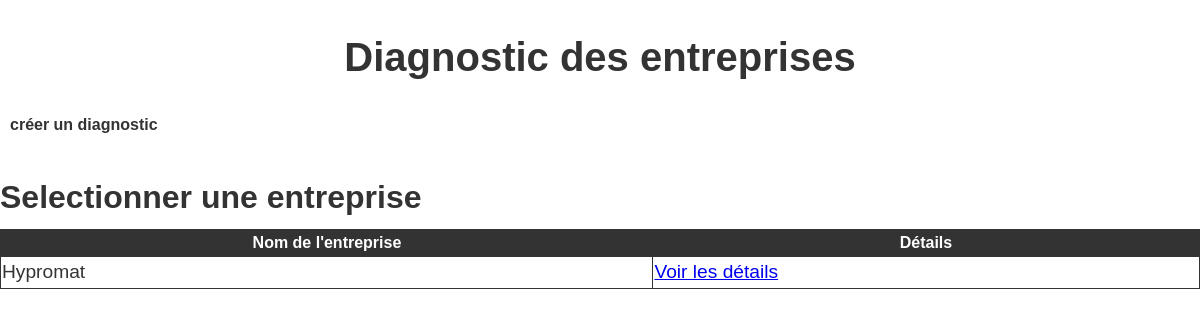
Before: / with the older database file.
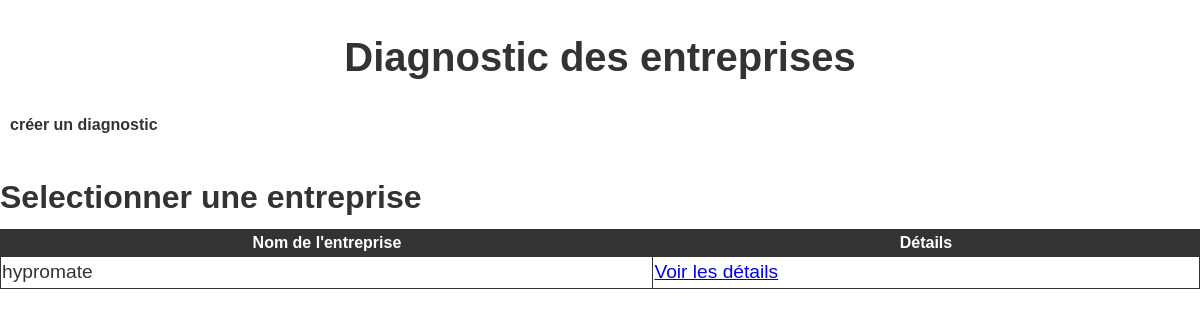
After: the same page with the newer database file.
### tables this page shows
CREATE TABLE `entreprise` (
  `id` int(11) NOT NULL,
  `nom` text DEFAULT NULL
);

### index.php (the view, shortened to what this page needs)
<!DOCTYPE html>
<html>
  <head>
    <link href="style/style.css" rel="stylesheet">
  </head>
  <body>
    <h1>Diagnostic des entreprises</h1>
    <nav>
      <td>
        <a href="pages/creation.php">créer un diagnostic</a>
      </td>
    </nav>
    <h2>Selectionner une entreprise</h2>
    <?php
        $mysqli = new mysqli('localhost', 'root', '', 'transvers');
        $result = $mysqli->query('SELECT id, nom FROM entreprise');
        $entreprises = $result->fetch_all(MYSQLI_ASSOC);
        echo '<table>';
        echo '<thead><tr><th>Nom de l\'entreprise</th><th>Détails</th></tr></thead>';
        echo '<tbody>';
        foreach ($entreprises as $entreprise) {
            echo '<tr>';
            echo '<td>' . htmlspecialchars($entreprise['nom']) . '</td>';
            echo '<td><a href="/Semaine-transverse-groupe-11/pages/home.php?id=' . htmlspecialchars($entreprise['id']) . '&entreprise='. htmlspecialchars($entreprise['nom']) .'">Voir les détails</a></td>';
            echo '</tr>';
        }
        echo '</tbody>';
        echo '</table>';
    ?>
  </body>
</html>

Changed rows visible on the page:
changed entreprise: nom "Hypromat" → "hypromate"
